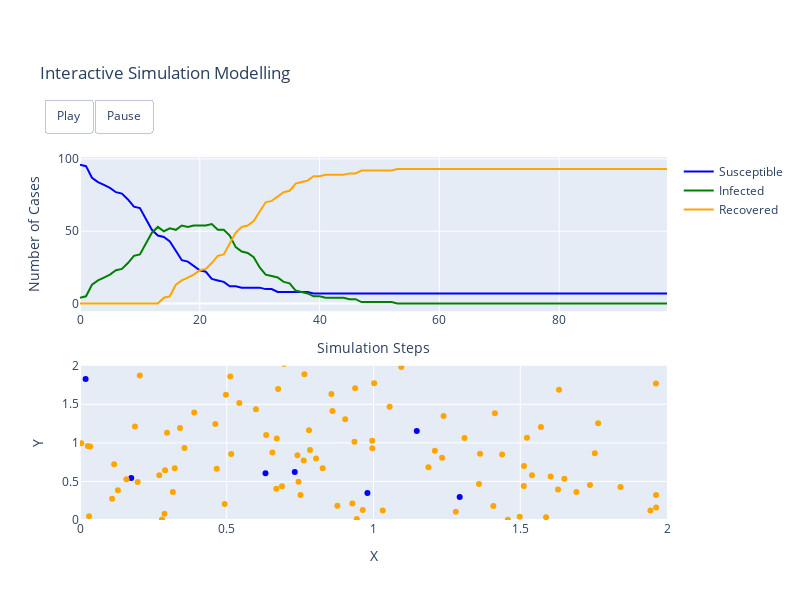

Notebook cell for this chart:
### Code cell
replay_plot(negatives, positives, survivors, df)

### Figure 1 — Plotly figure (JSON) as saved in the notebook; plotly's stock layout.template omitted (floating-point values rounded to 4 significant figures)
{"data": [{"line": {"color": "blue", "width": 2}, "mode": "lines", "name": "Susceptible", "type": "scatter", "x": [0, 1, 2, 3, 4, 5, 6, 7, 8, 9, 10, 11, 12, 13, 14, 15, 16, 17, 18, 19, 20, 21, 22, 23, 24, 25, 26, 27, 28, 29, 30, 31, 32, 33, 34, 35, 36, 37, 38, 39, 40, 41, 42, 43, 44, 45, 46, 47, 48, 49, 50, 51, 52, 53, 54, 55, 56, 57, 58, 59, 60, 61, 62, 63, 64, 65, 66, 67, 68, 69, 70, 71, 72, 73, 74, 75, 76, 77, 78, 79, 80, 81, 82, 83, 84, 85, 86, 87, 88, 89, 90, 91, 92, 93, 94, 95, 96, 97, 98], "xaxis": "x", "y": [96, 95, 87, 84, 82, 80, 77, 76, 72, 67, 66, 59, 51, 47, 46, 43, 36, 30, 29, 26, 23, 22, 17, 16, 15, 12, 12, 11, 11, 11, 11, 10, 10, 8, 8, 8, 8, 8, 8, 7, 7, 7, 7, 7, 7, 7, 7, 7, 7, 7, 7, 7, 7, 7, 7, 7, 7, 7, 7, 7, 7, 7, 7, 7, 7, 7, 7, 7, 7, 7, 7, 7, 7, 7, 7, 7, 7, 7, 7, 7, 7, 7, 7, 7, 7, 7, 7, 7, 7, 7, 7, 7, 7, 7, 7, 7, 7, 7, 7, 7], "yaxis": "y"}, {"line": {"color": "green", "width": 2}, "mode": "lines", "name": "Infected", "type": "scatter", "x": [0, 1, 2, 3, 4, 5, 6, 7, 8, 9, 10, 11, 12, 13, 14, 15, 16, 17, 18, 19, 20, 21, 22, 23, 24, 25, 26, 27, 28, 29, 30, 31, 32, 33, 34, 35, 36, 37, 38, 39, 40, 41, 42, 43, 44, 45, 46, 47, 48, 49, 50, 51, 52, 53, 54, 55, 56, 57, 58, 59, 60, 61, 62, 63, 64, 65, 66, 67, 68, 69, 70, 71, 72, 73, 74, 75, 76, 77, 78, 79, 80, 81, 82, 83, 84, 85, 86, 87, 88, 89, 90, 91, 92, 93, 94, 95, 96, 97, 98], "xaxis": "x", "y": [4, 5, 13, 16, 18, 20, 23, 24, 28, 33, 34, 41, 49, 53, 50, 52, 51, 54, 53, 54, 54, 54, 55, 51, 51, 47, 39, 36, 35, 32, 25, 20, 19, 18, 15, 14, 9, 8, 7, 5, 5, 4, 4, 4, 4, 3, 3, 1, 1, 1, 1, 1, 1, 0, 0, 0, 0, 0, 0, 0, 0, 0, 0, 0, 0, 0, 0, 0, 0, 0, 0, 0, 0, 0, 0, 0, 0, 0, 0, 0, 0, 0, 0, 0, 0, 0, 0, 0, 0, 0, 0, 0, 0, 0, 0, 0, 0, 0, 0, 0], "yaxis": "y"}, {"line": {"color": "orange", "width": 2}, "mode": "lines", "name": "Recovered", "type": "scatter", "x": [0, 1, 2, 3, 4, 5, 6, 7, 8, 9, 10, 11, 12, 13, 14, 15, 16, 17, 18, 19, 20, 21, 22, 23, 24, 25, 26, 27, 28, 29, 30, 31, 32, 33, 34, 35, 36, 37, 38, 39, 40, 41, 42, 43, 44, 45, 46, 47, 48, 49, 50, 51, 52, 53, 54, 55, 56, 57, 58, 59, 60, 61, 62, 63, 64, 65, 66, 67, 68, 69, 70, 71, 72, 73, 74, 75, 76, 77, 78, 79, 80, 81, 82, 83, 84, 85, 86, 87, 88, 89, 90, 91, 92, 93, 94, 95, 96, 97, 98], "xaxis": "x", "y": [0, 0, 0, 0, 0, 0, 0, 0, 0, 0, 0, 0, 0, 0, 4, 5, 13, 16, 18, 20, 23, 24, 28, 33, 34, 41, 49, 53, 54, 57, 64, 70, 71, 74, 77, 78, 83, 84, 85, 88, 88, 89, 89, 89, 89, 90, 90, 92, 92, 92, 92, 92, 92, 93, 93, 93, 93, 93, 93, 93, 93, 93, 93, 93, 93, 93, 93, 93, 93, 93, 93, 93, 93, 93, 93, 93, 93, 93, 93, 93, 93, 93, 93, 93, 93, 93, 93, 93, 93, 93, 93, 93, 93, 93, 93, 93, 93, 93, 93, 93], "yaxis": "y"}, {"marker": {"color": "blue"}, "mode": "markers", "name": "Susceptible", "showlegend": false, "type": "scatter", "x": [0.9793, 0.1746, 0.632, 0.7317, 1.147, 0.01907, 1.294], "xaxis": "x2", "y": [0.3485, 0.5461, 0.6071, 0.6226, 1.155, 1.829, 0.2998], "yaxis": "y2"}, {"marker": {"color": "green"}, "mode": "markers", "name": "Infected", "showlegend": false, "type": "scatter", "x": [7], "xaxis": "x2", "y": [7], "yaxis": "y2"}, {"marker": {"color": "orange"}, "mode": "markers", "name": "Recovered", "showlegend": false, "type": "scatter", "x": [1.234, 1.359, 1.963, 0.9281, 1.239, 0.4612, 0.6703, 0.6344, 1.002, 0.515, 1.408, 1.31, 0.8769, 0.02651, 1.28, 0.9375, 1.691, 0.3406, 0.6954, 0.9633, 0.3227, 0.9429, 0.1583, 1.055, 0.7515, 1.032, 0.1094, 1.765, 0.996, 0.688, 1.588, 0.1871, 0.4659, 0.9036, 0.4929, 0.3893, 1.754, 1.512, 1.363, 1.498, 1.623, 1.962, 0.2899, 0.8566, 1.629, 1.963, 0.9352, 0.8268, 1.187, 0.5121, 0.4972, 1.458, 1.523, 0.1966, 1.414, 1.65, 0.2037, 1.943, 0.7445, 0.6749, 0.004339, 1.632, 0.03458, 0.2701, 0.7408, 1.738, 1.095, 0.8601, 1.209, 0.9956, 0.1291, 0.2793, 1.841, 0.7803, 0.5427, 0.2878, 0.3163, 1.513, 0.03083, 0.1163, 0.8043, 0.6688, 0.7644, 1.604, 0.3558, 1.438, 0.2966, 0.5994, 0.6556, 1.57, 1.54, 0.7836, 0.7622], "xaxis": "x2", "y": [0.8069, 0.4656, 0.1618, 0.2127, 1.348, 1.243, 1.056, 1.104, 1.774, 0.8554, 0.1821, 1.063, 0.1854, 0.9601, 0.1062, 1.709, 0.362, 1.191, 2.022, 0.1291, 0.6701, 0.01326, 0.5271, 1.469, 0.3248, 0.1218, 0.2749, 1.254, 0.9295, 0.437, 0.03574, 1.212, 0.6656, 1.305, 0.2088, 1.394, 0.8669, 0.4395, 0.8604, 0.04164, 2.114, 1.769, 0.6453, 1.633, 0.3947, 0.3243, 1.015, 0.6697, 0.6838, 1.859, 1.622, 0.003925, 1.065, 0.4925, 1.385, 0.5356, 1.875, 0.1238, 0.4956, 1.699, 0.9955, 1.688, 0.9524, 0.5795, 0.8398, 0.453, 1.985, 1.413, 0.8981, 1.026, 0.3853, 0.005146, 0.4264, 1.165, 1.518, 0.08168, 0.3621, 0.7004, 0.0474, 0.7223, 0.7982, 0.4054, 1.888, 0.5654, 0.9342, 0.8497, 1.132, 1.434, 0.8754, 1.205, 0.5791, 0.9068, 0.7714], "yaxis": "y2"}], "layout": {"height": 600, "title": {"text": "Interactive Simulation Modelling"}, "updatemenus": [{"active": 0, "buttons": [{"args": [null, {"frame": {"duration": 100, "redraw": false}, "fromcurrent": true, "transition": {"duration": 10, "easing": "quadratic-in-out"}}], "label": "Play", "method": "animate"}, {"args": [[null], {"frame": {"duration": 0, "redraw": false}, "mode": "immediate", "transition": {"duration": 0}}], "label": "Pause", "method": "animate"}], "direction": "left", "pad": {"r": 10, "t": 87}, "showactive": false, "type": "buttons", "x": 0.14, "xanchor": "right", "y": 1.4, "yanchor": "top"}], "width": 800, "xaxis": {"anchor": "y", "autorange": true, "domain": [0, 1], "range": [0, 99], "title": {"text": "Simulation Steps"}, "type": "linear"}, "xaxis2": {"anchor": "y2", "domain": [0, 1], "range": [0, 2], "title": {"text": "X"}, "type": "linear"}, "yaxis": {"anchor": "x", "autorange": true, "domain": [0.575, 1], "range": [-5.333, 101.3], "title": {"text": "Number of Cases"}, "type": "linear"}, "yaxis2": {"anchor": "x2", "domain": [0, 0.425], "range": [0, 2], "title": {"text": "Y"}, "type": "linear"}}}
